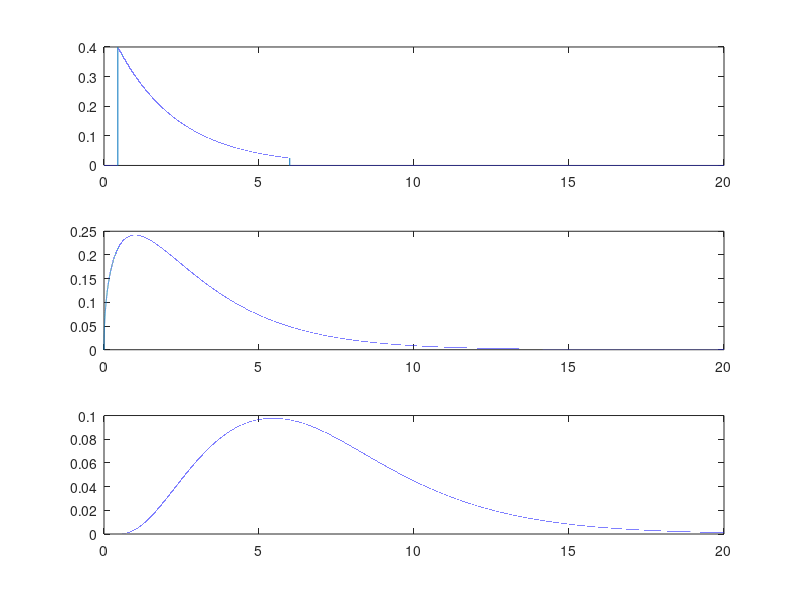
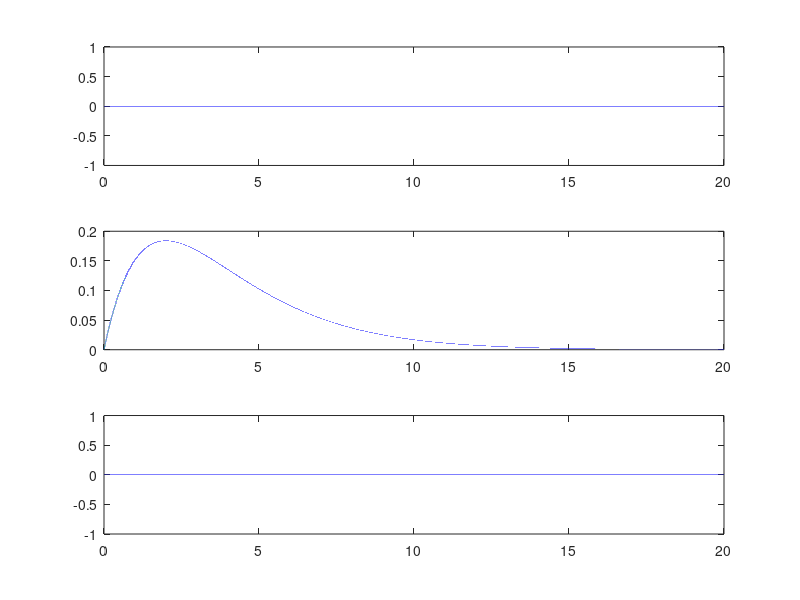

These charts were generated, in order, by the following MATLAB code:
% clc

alpha = 0.05;
gamma = [0.2, 0.4,0.25];
step = 0.0001;
for i = 1:3
    i
    if i==1
        xx = 0:step:20;
        phi = chi2pdf(xx,2);
        cummPhi = cumtrapz(xx,phi);
        
        idxA = find(1-cummPhi<alpha,1);
        
        A = xx(idxA)
        
        idxC = find(cummPhi>gamma(i),1);
        C = xx(idxC)
    else
        oldPhi = zeros(size(xx));
        oldPhi(idxC:idxA) =phi(idxC:idxA);
%         oldPhi = phi(idxC:idxA);
        phi = chi2pdf(xx,i+1);
        
%         c = filter2(phi,oldPhi);
        c = conv(oldPhi,chi2pdf(xx,i+3));
%         c =conv(oldPhi,chi2pdf(xx,i+1));
        
        %% Correcao?
%         phi = phi(1:2:size(phi,2))*step;
%         phi = phi(1:size(xx,2))*step;
        c = c*step;
        
        cummPhi = cumtrapz(xx,c(1:size(xx,2)));
        
%         [minValue,closestIndex] = min(abs())
        
        idxA = find(1-cummPhi<alpha,1);
%         idxA = find(1-cummPhi<alpha,1);
        A = xx(idxA)
        idxC = find(cummPhi>gamma(i),1);
        C = xx(idxC)
        
        figure(i)
        subplot(311)
        plot(xx,oldPhi)
        subplot(312)
        plot(xx,phi)
        subplot(313)
        plot(xx,c(1:size(xx,2)))
        
%         break;
    end
end

